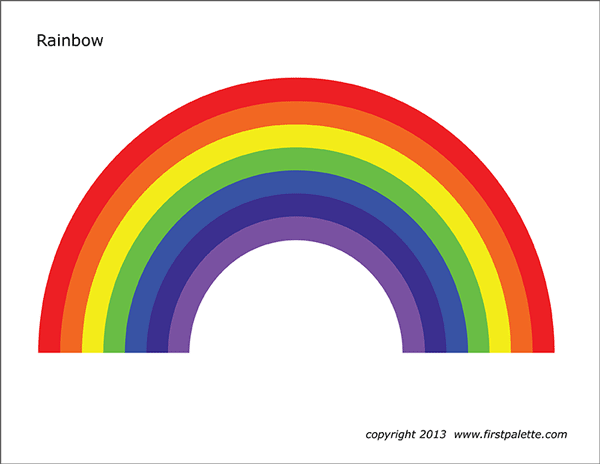
#> input picture example.png, 600 x 464 px
$ python demo.py example.png
#> lines starting #> are read from the running program, lines starting #| are printed output that depends on the picture; long printed decimals are rounded
import colorsys

from PIL import Image
from sklearn.cluster import KMeans


def get_dominant_colours(path, *, count):
    """
    Return a list of the dominant RGB colours in the image at ``path``.

    :param path: Path to the image file.
    :param count: Number of dominant colours to find.

    """
#> called with path = 'example.png', count = 9
    im = Image.open(path)
#> im is the input picture: PIL image 600x464 P; mean R, G, B 224, 205.3, 194.1

    # Resizing means less pixels to handle, so the *k*-means clustering converges
    # faster.  Small details are lost, but the main details will be preserved.
    im = im.resize((100, 100))
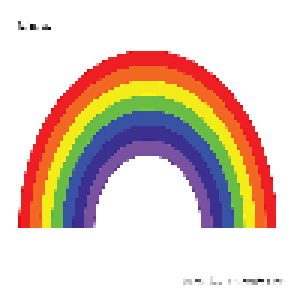
#> im: PIL image 100x100 P (shown 3 times larger); mean R, G, B 225.2, 206.5, 195.3

    # Ensure the image is RGB, and use RGB values in [0, 1] for consistency
    # with operations elsewhere.
    im = im.convert("RGB")
    colors = [(r / 255, g / 255, b / 255) for (r, g, b) in im.getdata()]
#> colors = 10000 items, first 6: (1, 1, 1), (1, 1, 1), (1, 1, 1), (1, 1, 1), (1, 1, 1), (1, 1, 1)

    return KMeans(n_clusters=count).fit(colors).cluster_centers_


if __name__ == "__main__":
    import sys

    try:
        path = sys.argv[1]
    except ImportError:
        sys.exit(f"Usage: {__file__} <PATH>")

    dominant_colors = get_dominant_colours(path, count=9)
#> dominant_colors = [[0.929, 0.118, 0.137], [1, 1, 1], [0.219, 0.325, 0.643], [0.953, 0.927, 0.0975], [0.413, 0.742, 0.27], [0.949, 0.405, 0.138], [0.473, 0.319, 0.627], [0.229, 0.184, 0.547], [0.786, 0.716, 0.747]]
    print(dominant_colors)
#| [[0.9291 0.1178 0.1375]
#|  [0.9997 0.9996 0.9996]
#|  [0.2194  0.3246 0.6434]
#|  [0.9526 0.927 0.09746]
#|  [0.4133 0.7423 0.2695]
#|  [0.9492 0.4045 0.1377]
#|  [0.4728 0.3192 0.6265]
#|  [0.229 0.1841 0.5467]
#|  [0.7862 0.7157 0.7466]]
    for color in dominant_colors:
        print("#%02x%02x%02x" % tuple(int(v * 255) for v in color))
#> this loop made 9 passes
#| #ec1e23
#| #fefefe
#| #3752a4
#| #f2ec18
#| #69bd44
#| #f26723
#| #78519f
#| #3a2e8b
#> (further printed lines are left out)
